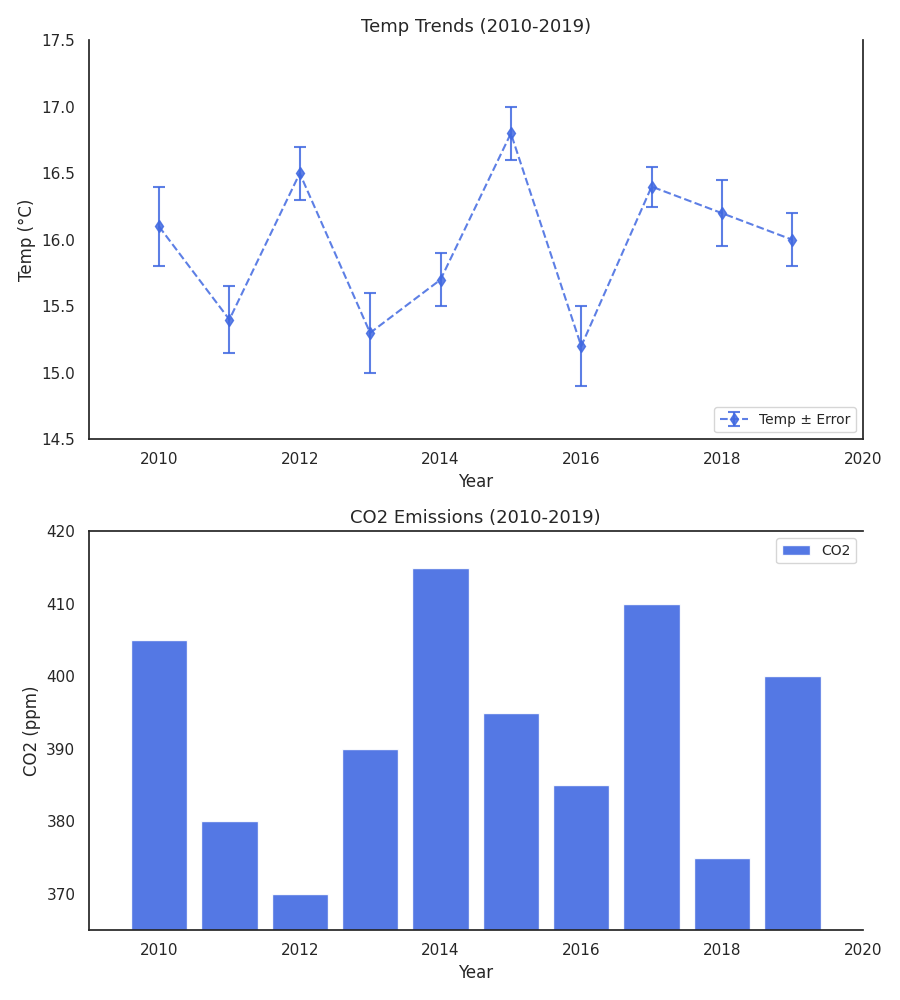

Reproduce this figure in Python.
import matplotlib.pyplot as plt
import numpy as np

years = np.arange(2010, 2020)
avg_temperatures = np.array([16.1, 15.4, 16.5, 15.3, 15.7, 16.8, 15.2, 16.4, 16.2, 16.0])
temperature_errors = np.array([0.3, 0.25, 0.2, 0.3, 0.2, 0.2, 0.3, 0.15, 0.25, 0.2])
co2_emissions = np.array([405, 380, 370, 390, 415, 395, 385, 410, 375, 400])

fig, (ax1, ax2) = plt.subplots(2, 1, figsize=(9, 10))

# Changed 'color' and 'ecolor' to 'royalblue' for both plots for consistency
ax1.errorbar(
    years, avg_temperatures, yerr=temperature_errors,
    fmt='--d', color='royalblue', ecolor='royalblue',
    elinewidth=1.5, capsize=4, capthick=1.5, alpha=0.85, label='Temp ± Error'
)
ax1.set_xlabel('Year', fontsize=12)
ax1.set_ylabel('Temp (°C)', fontsize=12)
ax1.set_title('Temp Trends (2010-2019)', fontsize=13)
ax1.spines['top'].set_visible(False)
ax1.set_xlim(2009, 2020)
ax1.set_ylim(14.5, 17.5)
ax1.legend(loc='lower right', fontsize=10)

# Changed 'color' to 'royalblue' for consistency
ax2.bar(years, co2_emissions, color='royalblue', alpha=0.9, label='CO2')
ax2.set_xlabel('Year', fontsize=12)
ax2.set_ylabel('CO2 (ppm)', fontsize=12)
ax2.set_title('CO2 Emissions (2010-2019)', fontsize=13)
ax2.spines['right'].set_visible(False)
ax2.set_xlim(2009, 2020)
ax2.set_ylim(365, 420)
ax2.legend(loc='best', fontsize=10)

plt.tight_layout()
plt.show()
